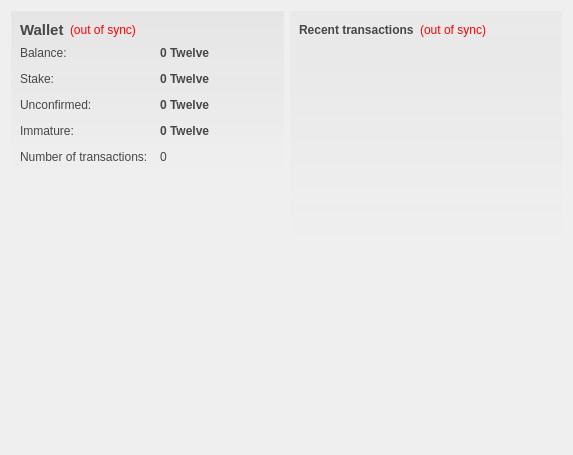
<?xml version="1.0" encoding="UTF-8"?>
<ui version="4.0">
 <class>OverviewPage</class>
 <widget class="QWidget" name="OverviewPage">
  <property name="geometry">
   <rect>
    <x>0</x>
    <y>0</y>
    <width>573</width>
    <height>455</height>
   </rect>
  </property>
  <property name="windowTitle">
   <string>Form</string>
  </property>
  <property name="styleSheet">
   <string notr="true">#OverviewPage { color: #464747; }</string>
  </property>
  <layout class="QHBoxLayout" name="horizontalLayout" stretch="1,1">
   <item>
    <layout class="QVBoxLayout" name="verticalLayout_2">
     <item>
      <widget class="QFrame" name="frame">
       <property name="styleSheet">
        <string notr="true">#frame { background-color: qlineargradient(spread:pad, x1:0, y1:0, x2:0, y2:1, stop:0 rgba(70,71,71,15), stop:1.0 rgba(70,71,71,0)); }</string>
       </property>
       <layout class="QVBoxLayout" name="verticalLayout_4">
        <item>
         <layout class="QHBoxLayout" name="horizontalLayout_4">
          <item>
           <widget class="QLabel" name="label_5">
            <property name="font">
             <font>
              <pointsize>11</pointsize>
              <weight>75</weight>
              <bold>true</bold>
             </font>
            </property>
            <property name="styleSheet">
             <string notr="true">color: #464747;</string>
            </property>
            <property name="text">
             <string>Wallet</string>
            </property>
           </widget>
          </item>
          <item>
           <widget class="QLabel" name="labelWalletStatus">
            <property name="toolTip">
             <string>The displayed information may be out of date. Your wallet automatically synchronizes with the Twelve network after a connection is established, but this process has not completed yet.</string>
            </property>
            <property name="styleSheet">
             <string notr="true">QLabel { color: red; }</string>
            </property>
            <property name="text">
             <string notr="true">(out of sync)</string>
            </property>
            <property name="alignment">
             <set>Qt::AlignLeading|Qt::AlignLeft|Qt::AlignVCenter</set>
            </property>
           </widget>
          </item>
          <item>
           <spacer name="horizontalSpacer_2">
            <property name="orientation">
             <enum>Qt::Horizontal</enum>
            </property>
            <property name="sizeHint" stdset="0">
             <size>
              <width>40</width>
              <height>20</height>
             </size>
            </property>
           </spacer>
          </item>
         </layout>
        </item>
        <item>
         <layout class="QFormLayout" name="formLayout_2">
          <property name="fieldGrowthPolicy">
           <enum>QFormLayout::AllNonFixedFieldsGrow</enum>
          </property>
          <property name="horizontalSpacing">
           <number>12</number>
          </property>
          <property name="verticalSpacing">
           <number>12</number>
          </property>
          <item row="0" column="0">
           <widget class="QLabel" name="label">
            <property name="styleSheet">
             <string notr="true">color: #464747;</string>
            </property>
            <property name="text">
             <string>Balance:</string>
            </property>
           </widget>
          </item>
          <item row="0" column="1">
           <widget class="QLabel" name="labelBalance">
            <property name="font">
             <font>
              <weight>75</weight>
              <bold>true</bold>
             </font>
            </property>
            <property name="cursor">
             <cursorShape>IBeamCursor</cursorShape>
            </property>
            <property name="toolTip">
             <string>Your current balance</string>
            </property>
            <property name="styleSheet">
             <string notr="true">color: #464747;</string>
            </property>
            <property name="text">
             <string notr="true">0 Twelve</string>
            </property>
            <property name="textInteractionFlags">
             <set>Qt::LinksAccessibleByMouse|Qt::TextSelectableByKeyboard|Qt::TextSelectableByMouse</set>
            </property>
           </widget>
          </item>
          <item row="1" column="0">
           <widget class="QLabel" name="label_6">
            <property name="styleSheet">
             <string notr="true">color: #464747;</string>
            </property>
            <property name="text">
             <string>Stake:</string>
            </property>
           </widget>
          </item>
          <item row="1" column="1">
           <widget class="QLabel" name="labelStake">
            <property name="font">
             <font>
              <weight>75</weight>
              <bold>true</bold>
             </font>
            </property>
            <property name="cursor">
             <cursorShape>IBeamCursor</cursorShape>
            </property>
            <property name="toolTip">
             <string>Total of coins that was staked, and do not yet count toward the current balance</string>
            </property>
            <property name="styleSheet">
             <string notr="true">color: #464747;</string>
            </property>
            <property name="text">
             <string notr="true">0 Twelve</string>
            </property>
            <property name="textInteractionFlags">
             <set>Qt::LinksAccessibleByMouse|Qt::TextSelectableByKeyboard|Qt::TextSelectableByMouse</set>
            </property>
           </widget>
          </item>
          <item row="2" column="0">
           <widget class="QLabel" name="label_3">
            <property name="styleSheet">
             <string notr="true">color: #464747;</string>
            </property>
            <property name="text">
             <string>Unconfirmed:</string>
            </property>
           </widget>
          </item>
          <item row="2" column="1">
           <widget class="QLabel" name="labelUnconfirmed">
            <property name="font">
             <font>
              <weight>75</weight>
              <bold>true</bold>
             </font>
            </property>
            <property name="cursor">
             <cursorShape>IBeamCursor</cursorShape>
            </property>
            <property name="toolTip">
             <string>Total of transactions that have yet to be confirmed, and do not yet count toward the current balance</string>
            </property>
            <property name="styleSheet">
             <string notr="true">color: #464747;</string>
            </property>
            <property name="text">
             <string notr="true">0 Twelve</string>
            </property>
            <property name="textInteractionFlags">
             <set>Qt::LinksAccessibleByMouse|Qt::TextSelectableByKeyboard|Qt::TextSelectableByMouse</set>
            </property>
           </widget>
          </item>
          <item row="3" column="0">
           <widget class="QLabel" name="labelImmatureText">
            <property name="styleSheet">
             <string notr="true">color: #464747;</string>
            </property>
            <property name="text">
             <string>Immature:</string>
            </property>
           </widget>
          </item>
          <item row="3" column="1">
           <widget class="QLabel" name="labelImmature">
            <property name="font">
             <font>
              <weight>75</weight>
              <bold>true</bold>
             </font>
            </property>
            <property name="toolTip">
             <string>Mined balance that has not yet matured</string>
            </property>
            <property name="styleSheet">
             <string notr="true">color: #464747;</string>
            </property>
            <property name="text">
             <string notr="true">0 Twelve</string>
            </property>
            <property name="textInteractionFlags">
             <set>Qt::LinksAccessibleByMouse|Qt::TextSelectableByKeyboard|Qt::TextSelectableByMouse</set>
            </property>
           </widget>
          </item>
          <item row="4" column="0">
           <widget class="QLabel" name="label_2">
            <property name="styleSheet">
             <string notr="true">color: #464747;</string>
            </property>
            <property name="text">
             <string>Number of transactions:</string>
            </property>
           </widget>
          </item>
          <item row="4" column="1">
           <widget class="QLabel" name="labelNumTransactions">
            <property name="toolTip">
             <string>Total number of transactions in wallet</string>
            </property>
            <property name="styleSheet">
             <string notr="true">color: #464747;</string>
            </property>
            <property name="text">
             <string notr="true">0</string>
            </property>
           </widget>
          </item>
         </layout>
        </item>
       </layout>
      </widget>
     </item>
     <item>
      <spacer name="verticalSpacer">
       <property name="orientation">
        <enum>Qt::Vertical</enum>
       </property>
       <property name="sizeHint" stdset="0">
        <size>
         <width>20</width>
         <height>40</height>
        </size>
       </property>
      </spacer>
     </item>
     <item>
      <widget class="QLabel" name="label_6">
       <property name="text">
        <string/>
       </property>
       <property name="pixmap">
        <pixmap resource="../bitcoin.qrc">:/images/backg</pixmap>
       </property>
       <property name="scaledContents">
        <bool>false</bool>
       </property>
       <property name="alignment">
        <set>Qt::AlignCenter</set>
       </property>
       <property name="margin">
        <number>-2</number>
       </property>
      </widget>
     </item>
    </layout>
   </item>
   <item>
    <layout class="QVBoxLayout" name="verticalLayout_3">
     <item>
      <widget class="QFrame" name="frame_2">
       <property name="styleSheet">
        <string notr="true">#frame_2 { background-color: qlineargradient(spread:pad, x1:0, y1:0, x2:0, y2:1, stop:0 rgba(70,71,71,10), stop:1.0 rgba(70,71,71,0)); }</string>
       </property>
       <layout class="QVBoxLayout" name="verticalLayout">
        <item>
         <layout class="QHBoxLayout" name="horizontalLayout_2">
          <item>
           <widget class="QLabel" name="label_4">
            <property name="styleSheet">
             <string notr="true">color: #464747;</string>
            </property>
            <property name="text">
             <string>&lt;b&gt;Recent transactions&lt;/b&gt;</string>
            </property>
           </widget>
          </item>
          <item>
           <widget class="QLabel" name="labelTransactionsStatus">
            <property name="toolTip">
             <string>The displayed information may be out of date. Your wallet automatically synchronizes with the Twelve network after a connection is established, but this process has not completed yet.</string>
            </property>
            <property name="styleSheet">
             <string notr="true">QLabel { color: red; }</string>
            </property>
            <property name="text">
             <string notr="true">(out of sync)</string>
            </property>
            <property name="alignment">
             <set>Qt::AlignRight|Qt::AlignTrailing|Qt::AlignVCenter</set>
            </property>
           </widget>
          </item>
          <item>
           <spacer name="horizontalSpacer">
            <property name="orientation">
             <enum>Qt::Horizontal</enum>
            </property>
            <property name="sizeHint" stdset="0">
             <size>
              <width>40</width>
              <height>20</height>
             </size>
            </property>
           </spacer>
          </item>
         </layout>
        </item>
        <item>
         <widget class="QListView" name="listTransactions">
          <property name="styleSheet">
           <string notr="true">QListView { background: transparent; }</string>
          </property>
          <property name="frameShape">
           <enum>QFrame::NoFrame</enum>
          </property>
          <property name="verticalScrollBarPolicy">
           <enum>Qt::ScrollBarAlwaysOff</enum>
          </property>
          <property name="horizontalScrollBarPolicy">
           <enum>Qt::ScrollBarAlwaysOff</enum>
          </property>
          <property name="selectionMode">
           <enum>QAbstractItemView::NoSelection</enum>
          </property>
         </widget>
        </item>
       </layout>
      </widget>
     </item>
     <item>
      <spacer name="verticalSpacer_2">
       <property name="orientation">
        <enum>Qt::Vertical</enum>
       </property>
       <property name="sizeHint" stdset="0">
        <size>
         <width>20</width>
         <height>40</height>
        </size>
       </property>
      </spacer>
     </item>
    </layout>
   </item>
  </layout>
 </widget>
 <resources>
  <include location="../bitcoin.qrc"/>
 </resources>
 <connections/>
</ui>
